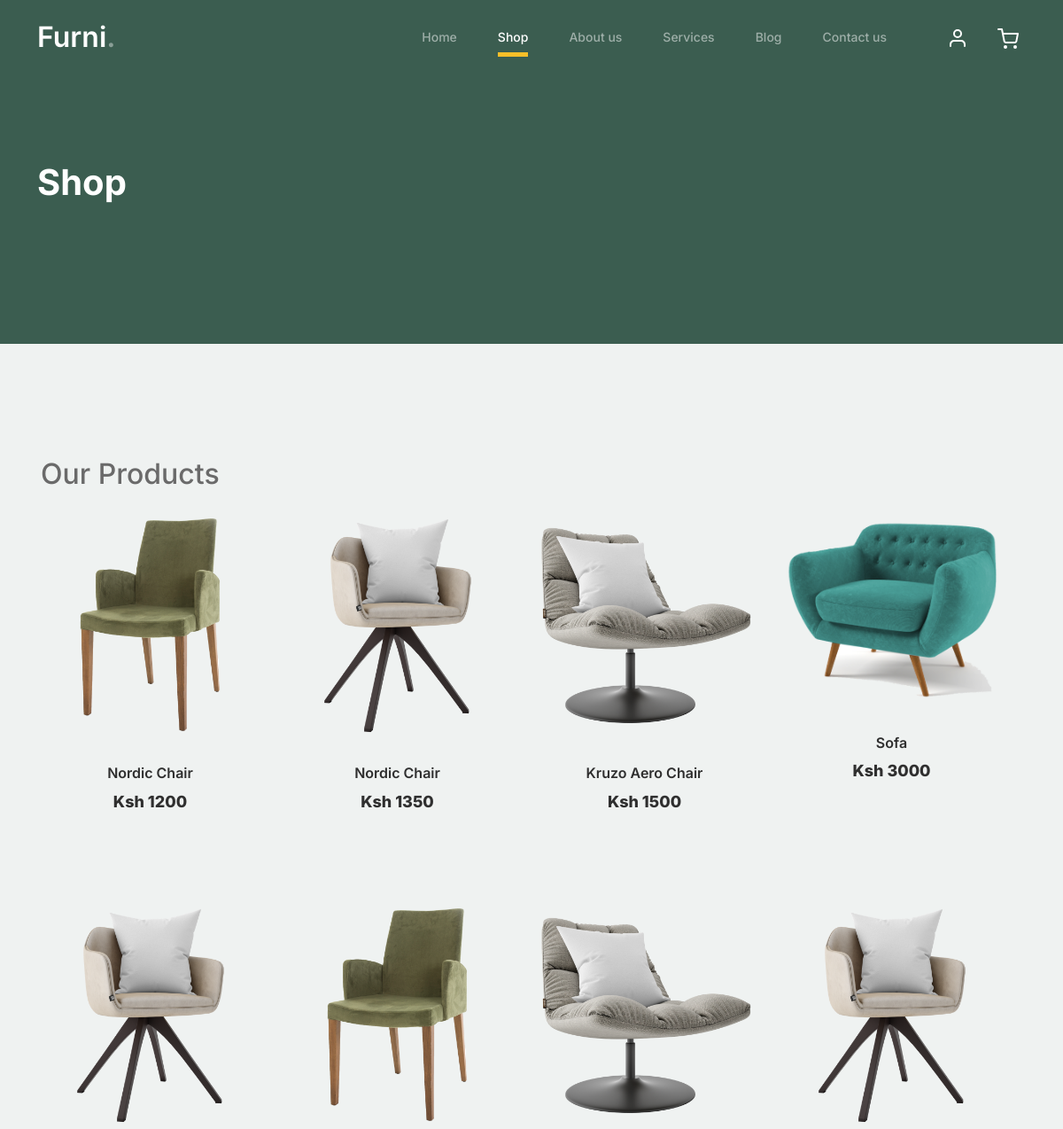
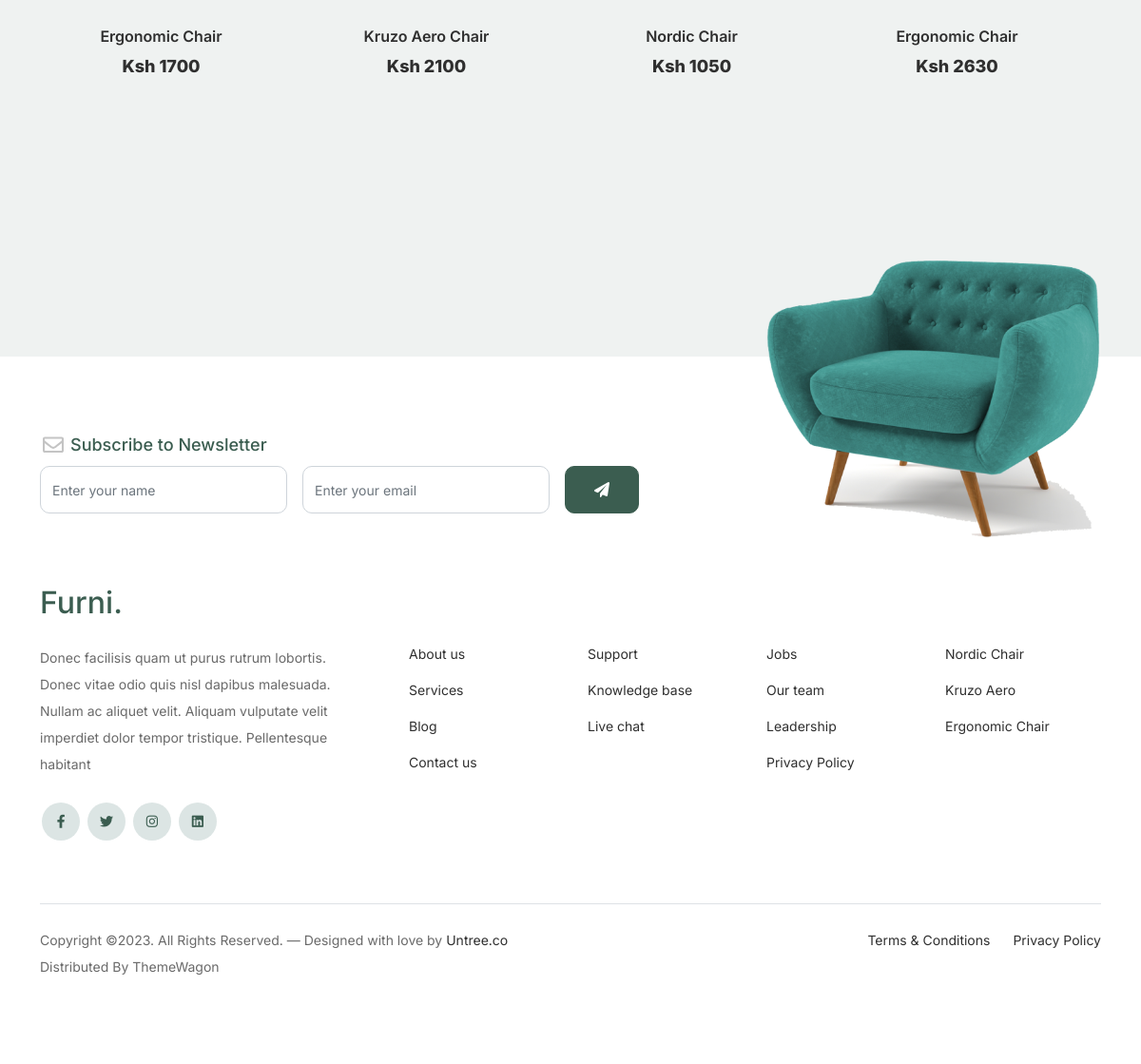
The app's page /shop/ with its own data (2 pictures, top to bottom).
### Shop/models.py (models this page shows, shortened)
class Product(models.Model):
        image = models.ImageField(upload_to="uploads/products", default="uploads/products/product1.jpg")
        name = models.CharField(max_length=100, blank=False, null=False)
        Price = models.CharField(max_length=100, blank=False, null=False)

### Shop/views.py (the view)
# urls.py: path('shop/', views.shop, name="shop"),
def shop(request):
    data = Product.objects.all()
    return render(request, "shop.html",{ 'navbar': 'shop', 'data':data})

### Shop/Templates/shop.html (shortened to what this page needs)
{% extends "layout.html" %}
{% load static %}
{% block body %}
<div class="hero">
				<div class="container">
					<div class="row justify-content-between">
						<div class="col-lg-5">
							<div class="intro-excerpt">
								<h1>Shop</h1>
							</div>
						</div>
						<div class="col-lg-7">
						</div>
					</div>
				</div>
			</div>
    <div class="untree_co-section product-section before-footer-section">
		    <div class="container">
		      	<div class="row">
            <h2 class="p-3">Our Products</h2><br><br>
            {% if data  %}
            <div class="row w-100">
                {% for product in data %}
                    <div class="col-12 col-md-4 col-lg-3 mb-5">
						<a class="product-item" href="{% url 'Shop:cart' %}">
							<img src="/media/{{ product.image }}" class="img-fluid product-thumbnail">
							<h3 class="product-title">{{ product.name }}</h3>
							<strong class="product-price">{{ product.Price }}</strong>
						</a>
					</div>
                {% endfor %}
            </div>
             {% else %}
               <h3 class="text-danger">No record matching your query was found</h3>
            {% endif %}
                	</div>
		    </div>
		</div>
{% endblock %}

### Shop/static/css/style.css (style rules this page uses)
body { overflow-x: hidden; position: relative; }
body { font-family: "Inter", sans-serif; font-weight: 400; line-height: 28px; color: #6a6a6a; font-size: 14px; background-color: #eff2f1; }
a { text-decoration: none; -webkit-transition: .3s all ease; -o-transition: .3s all ease; transition: .3s all ease; color: #2f2f2f; text-decoration: underline; }
.hero { background: #3b5d50; padding: calc(4rem - 30px) 0 0rem 0; }
@media (min-width: 768px) { .hero { padding: calc(4rem - 30px) 0 4rem 0; } }
@media (min-width: 992px) { .hero { padding: calc(8rem - 30px) 0 8rem 0; } }
.hero .intro-excerpt { position: relative; z-index: 4; }
@media (min-width: 992px) { .hero .intro-excerpt { max-width: 450px; } }
.hero h1 { font-weight: 700; color: #ffffff; margin-bottom: 30px; }
.product-section { padding: 7rem 0; }
.product-section .product-item { text-align: center; text-decoration: none; display: block; position: relative; padding-bottom: 50px; cursor: pointer; }
.product-section .product-item .product-thumbnail { margin-bottom: 30px; position: relative; top: 0; -webkit-transition: .3s all ease; -o-transition: .3s all ease; transition: .3s all ease; }
.product-section .product-item h3 { font-weight: 600; font-size: 16px; }
.product-section .product-item strong { font-weight: 800 !important; font-size: 18px !important; }
.product-section .product-item h3, .product-section .product-item strong { color: #2f2f2f; text-decoration: none; }
.product-section .product-item:before { bottom: 0; left: 0; right: 0; position: absolute; content: ""; background: #dce5e4; height: 0%; z-index: -1; border-radius: 10px; -webkit-transition: .3s all ease; -o-transition: .3s all ease; transition: .3s all ease; }
.before-footer-section { padding: 7rem 0 12rem 0 !important; }
.untree_co-section { padding: 7rem 0; }

### records on screen
Product: image (picture), name "Nordic Chair", Price "Ksh 1200"
Product: image (picture), name "Nordic Chair", Price "Ksh 1350"
Product: image (picture), name "Kruzo Aero Chair", Price "Ksh 1500"
Product: image (picture), name "Sofa", Price "Ksh 3000"
Product: image (picture), name "Ergonomic Chair", Price "Ksh 1700"
Product: image (picture), name "Kruzo Aero Chair", Price "Ksh 2100"
Product: image (picture), name "Nordic Chair", Price "Ksh 1050"
Product: image (picture), name "Ergonomic Chair", Price "Ksh 2630"
